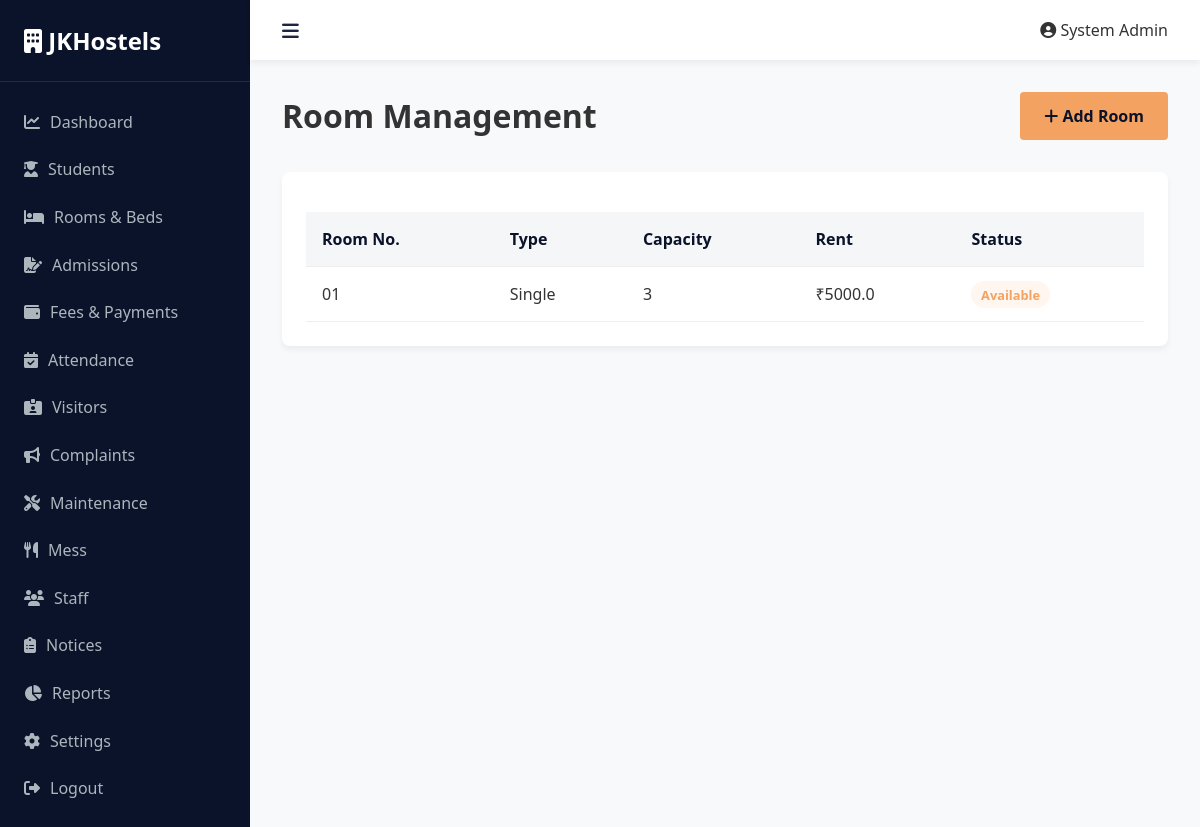
The app's page /rooms (signed in), older data.
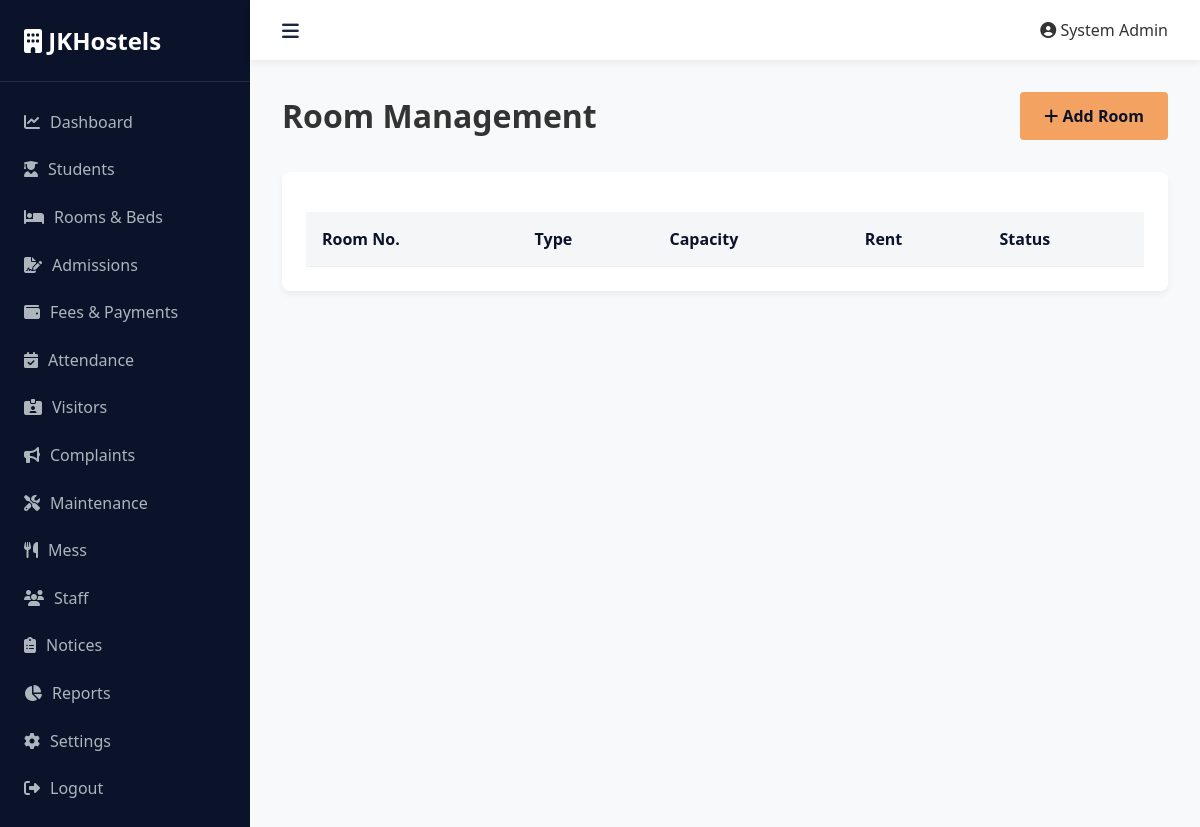
The same page, newer data.
### models.py (models this page shows)
class Room(db.Model):
    id = db.Column(db.Integer, primary_key=True)
    room_number = db.Column(db.String(10), unique=True, nullable=False)
    room_type = db.Column(db.String(50))
    capacity = db.Column(db.Integer, default=1)
    monthly_rent = db.Column(db.Float, default=0.0)
    status = db.Column(db.String(20), default='Available')

### app.py (the view)
@app.route('/rooms', methods=['GET', 'POST'])
@login_required
def rooms():
    rooms_list = Room.query.all()
    return render_template('rooms.html', rooms=rooms_list)

### app.py (called while the page is built)
@login_manager.user_loader
def load_user(user_id):
    return User.query.get(int(user_id))

### templates/rooms.html
{% extends "base.html" %}
{% block content %}
<div class="page-header">
    <h1>Room Management</h1>
    <a href="{{ url_for('room_add') }}" class="btn btn-primary"><i class="fas fa-plus"></i> Add Room</a>
</div>
<div class="card">
    <table class="data-table">
        <thead>
            <tr>
                <th>Room No.</th>
                <th>Type</th>
                <th>Capacity</th>
                <th>Rent</th>
                <th>Status</th>
            </tr>
        </thead>
        <tbody>
            {% for room in rooms %}
            <tr>
                <td>{{ room.room_number }}</td>
                <td>{{ room.room_type }}</td>
                <td>{{ room.capacity }}</td>
                <td>₹{{ room.monthly_rent }}</td>
                <td><span class="badge badge-primary">{{ room.status }}</span></td>
            </tr>
            {% endfor %}
        </tbody>
    </table>
</div>
{% endblock %}

Row changes from the older to the newer data that the page shows:
removed Room: room_number "01", room_type "Single", capacity "3", monthly_rent "5000.0", status "Available"
